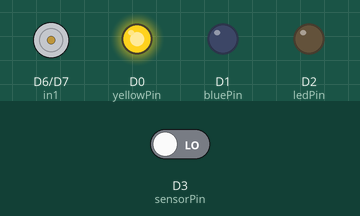
The sketch below on a simulated Particle Photon. Shown: motor-driver pin pairs drawn as motors (green arrow = first pin HIGH = forward, orange = second pin HIGH = backward, longer = more drive, scaled by the enable pin), output pins drawn as LEDs (lit = HIGH). The inputs (shaded band) are chosen by the test bench; at power-on: D3 (sensorPin) LOW.

Above: at 4.4 s.
4.5 s: D3 (sensorPin) driven HIGH
At 5.1 s:
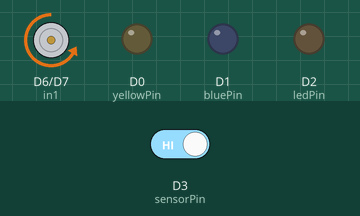
At 5.6 s:
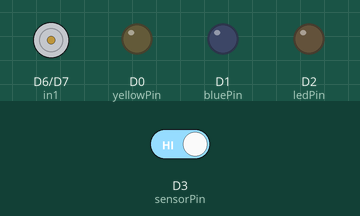
6.7 s: D3 (sensorPin) driven LOW
At 7.2 s:
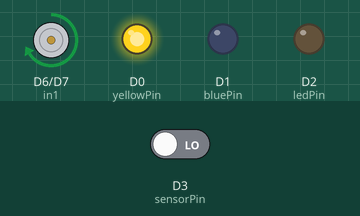
Timing chart, 0 to 9.7 s (numbered marks = the images above; inputs shaded):
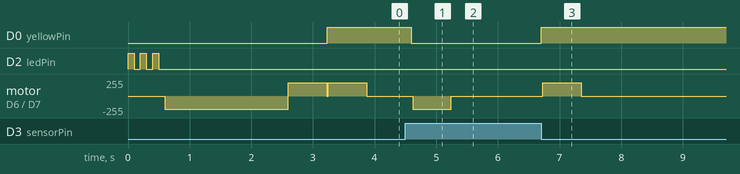

The sketch:

sketch_device_1.ino
```cpp
///////////////////////////////////////////////////////////////////////////////
//  PAIRED DEVICE --> ZW's end (device 1)
///////////////////////////////////////////////////////////////////////////////
bool isBlueOn = false;
bool isObjectIn_1 = false;
bool isObjectIn_2 = false;
bool last_isObjectIn_1 = false;

// Button pin definitions
// int button_mid = S3;
// int button_re = SCK;
// int button_ex = MOSI;

int ledPin = D2;                // led(RED) is the indicator of both-sides state, aligned with actuator position state
int yellowPin = D0;              // YELLOW LED is the indicator of self-sides state
int bluePin = D1;                // BLUE LED is the indicator of other-sides state

int sensorPin = D3;

// L298N control pins
int enPin = A2;    // Enable pin for speed control
int in1 = D6;      // Direction control 1
int in2 = D7;      // Direction control 2

// Actuator properties
const int totalLength = 50;  // mm
const int speed = 40;  // mm/s
const int midPositionTimeMs = (totalLength * 1000) / (2 * speed);

// Position tracking
int currentPosition = 0;  // 0 = fully retracted, 50 = fully extended
bool isMoving = false;

///////////////////////////////////////////////////////////////////////////////
void setup() {
    pinMode(ledPin, OUTPUT);
    pinMode(enPin, OUTPUT);
    pinMode(in1, OUTPUT);
    pinMode(in2, OUTPUT);

    pinMode(yellowPin, OUTPUT);
    pinMode(bluePin, OUTPUT);

    // pinMode(button_mid, INPUT_PULLUP);
    // pinMode(button_re, INPUT_PULLUP);
    // pinMode(button_ex, INPUT_PULLUP);

    // Initialize actuator to stopped state
    digitalWrite(in1, LOW);
    digitalWrite(in2, LOW);
    digitalWrite(enPin, HIGH);

    digitalWrite(bluePin, LOW);

    blinkLED(3, ledPin, 100);
    Particle.subscribe("doBlue_2", handleLED);

    // Initialize to retracted position
    actuatorRetract();
    delay(2000);
    currentPosition = 0;  // Set initial position

    // Move to mid position
    moveToPosition(totalLength/2);  // Move to 25mm
}

////////////////////////////////////////////////////////////////////////////////
void loop() {


    unsigned long sensorValue = 0;
    for(int i = 0; i < 5; i++) {
        sensorValue += readQTR();
        delay(1);
    }
    sensorValue /= 5;

    if(sensorValue < 1000) {
        // object presence in 1
        digitalWrite(yellowPin, HIGH);

        isObjectIn_1 = true;             // set the state of 1 itself, according to the sensor

    } else {
        // no object in 1
        digitalWrite(yellowPin, LOW);

        isObjectIn_1 = false;             // set the state of 1 itself, according to the sensor

    }

    unsigned long lastPublishTime = 0;  // 记录上次发布时间
    const unsigned long PUBLISH_INTERVAL = 1000;  // 发布间隔为1秒

    if (isObjectIn_1 != last_isObjectIn_1) {
        unsigned long currentTime = millis();

        if (currentTime - lastPublishTime >= PUBLISH_INTERVAL) {
            if (isObjectIn_1 == true) {
                Particle.publish("doBlue_1", "1");
            } else {
                Particle.publish("doBlue_1", "0");
            }
            lastPublishTime = currentTime;  // 更新上次发布时间
            last_isObjectIn_1 = isObjectIn_1;
        }
    }


    // go to mid
    if (isObjectIn_1 == isObjectIn_2) {
        //blinkLED(1, ledPin, 500);
        moveToPosition(totalLength/2);
    }

    // retract --> the end sink
    if (isObjectIn_1 == true and isObjectIn_2 == false) {
        //blinkLED(1, ledPin, 200);
        moveToPosition(totalLength);
    }

    // extend --> the end lift
    if (isObjectIn_1 == false and isObjectIn_2 == true) {
        //blinkLED(6, ledPin);
        moveToPosition(0);
    }

    ////  button control: for testing linear actuator movement  ////

    // if (digitalRead(button_mid) == LOW && !isMoving) {
    //     moveToPosition(totalLength/2);  // Move to 25mm
    // }
    // else if (digitalRead(button_re) == LOW && !isMoving) {
    //     moveToPosition(0);  // Fully retract
    // }
    // else if (digitalRead(button_ex) == LOW && !isMoving) {
    //     moveToPosition(totalLength);  // Fully extend
    // }

}
////////////////////////////////////////////////////////////////////////////////
void setBlueOn() {
    digitalWrite(bluePin, HIGH);
    Serial.println("high");
}

void setBlueOff() {
    digitalWrite(bluePin, LOW);
    Serial.println("low");
}

void handleLED(const char *event, const char *data) {
    //Serial.println(*data);
    if ( *data=='1'){
        setBlueOn();
        //Serial.println("got 0");
        isObjectIn_2 = true;
    }
    if (*data=='0'){
        setBlueOff();
        //Serial.println("got 1");
        isObjectIn_2 = false;
    }
}
////////////////////////////////////////////////////////////////////////////////
////////////////////////////////////////////////////////////////////////////////
unsigned long readQTR() {
    unsigned long duration = 0;
    pinMode(sensorPin, OUTPUT);
    digitalWrite(sensorPin, HIGH);
    delayMicroseconds(10);

    pinMode(sensorPin, INPUT);
    while(digitalRead(sensorPin) == HIGH && duration < 3000) {
        duration++;
    }
    return duration;
}

void moveToPosition(int targetPosition) {
    if (targetPosition == currentPosition) return;

    isMoving = true;
    int distanceToMove = abs(targetPosition - currentPosition);
    int moveTime = (distanceToMove * 1000) / speed;

    if (targetPosition > currentPosition) {
        actuatorExtend();
    } else {
        actuatorRetract();
    }

    delay(moveTime);
    actuatorStop();

    currentPosition = targetPosition;
    isMoving = false;
}

void actuatorExtend() {
    digitalWrite(in1, HIGH);
    digitalWrite(in2, LOW);
    // Optionally control speed with PWM
    analogWrite(enPin, 200);  // PWM value for speed control
}

void actuatorRetract() {
    digitalWrite(in1, LOW);
    digitalWrite(in2, HIGH);
    // Optionally control speed with PWM
    analogWrite(enPin, 200);  // PWM value for speed control
}

void actuatorStop() {
    digitalWrite(in1, LOW);
    digitalWrite(in2, LOW);
    analogWrite(enPin, 0);
}


void blinkLED(int times, int pin, int interval) {
    for(int i = 0; i < times; i++) {
        digitalWrite(pin, HIGH);
        delay(interval);
        digitalWrite(pin, LOW);
        delay(interval);
    }
}
////////////////////////////////////////////////////////////////////////////////
```

Measured:
- after the input at 4.5 s, D0 (yellowPin): HIGH → LOW after 0.10 s; motor on D6 (in1) / D7 (in2): stopped → backward 200/255 after 0.12 s, → stopped 0.63 s later
- after the input at 6.7 s, D0 (yellowPin): LOW → HIGH at once; motor on D6 (in1) / D7 (in2): stopped → forward 200/255 at once, → stopped 0.63 s later
